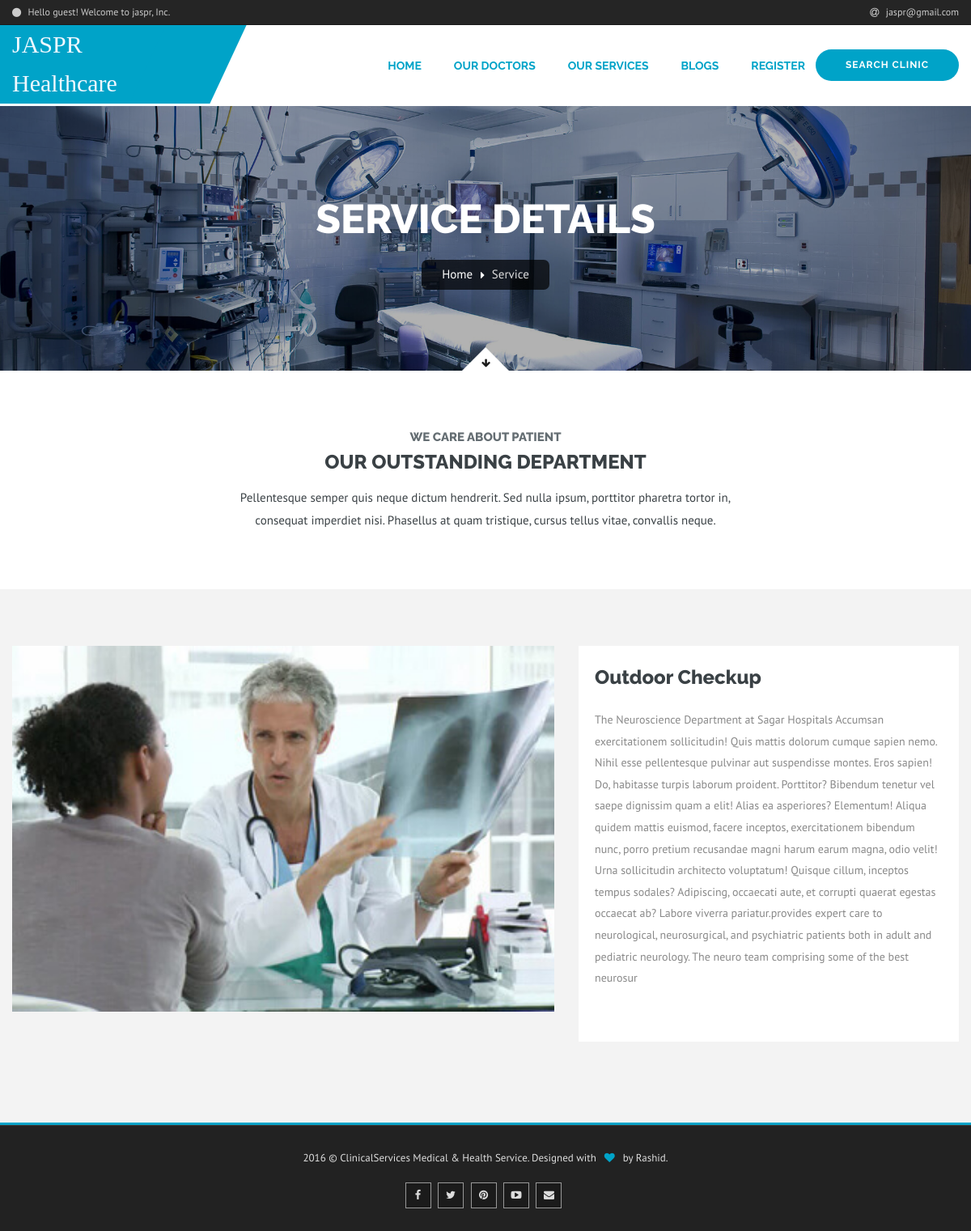
/service_details.php?id=63, run on the app's committed database.
### tables this page shows
CREATE TABLE `services` (
  `id` int(10) UNSIGNED NOT NULL,
  `service_name` varchar(255) NOT NULL,
  `description` text NOT NULL,
  `service_image` text NOT NULL,
  `created_at` datetime NOT NULL DEFAULT current_timestamp(),
  `updated_at` timestamp NOT NULL DEFAULT current_timestamp()
);

### service_details.php (the view, shortened to what this page needs)
 <?php include "includes/header.php" ?> <html>
<link href="css/bootstrap.min.css" rel="stylesheet">
<link href="css/style.css" rel="stylesheet">
<link href="css/bootstrap-margin-padding.css" rel="stylesheet">
<link href="css/responsive.css" rel="stylesheet">
<link href="vendor/jquery-ui/jquery-ui.css" rel="stylesheet">
<link href="vendor/time-picker/jquery.timepicker.css" rel="stylesheet">
    <section class="page-title"  data-bg-img="images/background/page-title-1.jpg ">
        <div class="auto-container">
            <h1>Service Details</h1>
            <ul class="bread-crumb">
            	<li><a href="index.php">Home</a></li>
                <li><a href="#">Service</a></li>
            </ul>
        </div>
        <div class="go-down">
            <div class="curve scroll-to-target" data-target="#sidebar-section"><span class="icon fa fa-arrow-down"></span></div>
        </div>
    </section>
    <div class="desc-box">
        <div class="auto-container">
            <div class="sec-title no-underline">
                <h3>WE CARE ABOUT PATIENT</h3>
                <h2>OUR OUTSTANDING DEPARTMENT</h2>
                <p>Pellentesque semper quis neque dictum hendrerit. Sed nulla ipsum, porttitor pharetra tortor in, <br>consequat imperdiet nisi. Phasellus at quam tristique, cursus tellus vitae, convallis neque. </p>
            </div>
        </div>
    </div>
    <div class="sidebar-section" id="sidebar-section">
        <div class="auto-container">
        	<div class="row clearfix">
                <?php
                if(isset($_GET['id']))
                {
                $id = $_GET['id'];
                $conn =new mysqli('localhost', 'root', '', 'clinical_service');
                $view =  "SELECT * FROM services WHERE id = $id";
                $viewService = mysqli_query($conn,$view);
                while ($row = mysqli_fetch_assoc($viewService))
                {
                ?>
                <div class="col-md-7 col-sm-6 col-xs-12 content-side">
                    <section class="service-details">
                        <figure class="full-image"><a href="#"><img src="<?php echo 'admin/uploads/service_images/'.$row['service_image']; ?>"  alt="<?php echo  ucwords($row['service_name']); ?>"></a></figure>
                    </section>
                </div>
                <div class="col-md-5 col-sm-6 col-xs-12 content-side">
                    <aside class="sidebar service-details">
                        <div class="content-outer" style="padding-bottom: 30px;">
                            <h2><?php echo  ucwords($row['service_name']); ?></h2>
                            <p>
                                <?php echo  ucfirst(substr($row['description'],0,810)); ?>
                            </p>
                            <br>
                        </div>
                    </aside>
                </div>
                    <?php
                }
                }
                else
                {
                    echo "0 results";
                }
                ?>
    		</div>
        </div>
    </div>
    <footer class="main-footer">
    	<div class="footer-bottom">
            <div class="auto-container">
                <div class="copyright">2016 &copy; ClinicalServices Medical &amp; Health Service. Designed with &ensp;<span class="fa fa-heart"></span>&ensp; by Rashid.</div>
                <div class="social-links">
                    <a href="#" class="icon fa fa-facebook-f"></a>
                    <a href="#" class="icon fa fa-twitter"></a>
                    <a href="#" class="icon fa fa-pinterest"></a>
                    <a href="#" class="icon fa fa-youtube-play"></a>
                    <a href="#" class="icon fa fa-envelope"></a>
                </div>
            </div>
        </div>
    </footer>

### data on the page
services: service_image (picture), service_name "Outdoor Checkup", description "The Neuroscience Department at Sagar Hospitals Accumsan exercitationem sollicitudin! Quis mattis dolorum cumque sapien nemo. Nihil esse pellentesque pulvinar aut suspendisse montes. Eros sapien! Do, habitasse turpis laborum proident. Porttitor? Bibendum tenetur vel saepe dignissim quam a elit! Alias ea asperiores? Elementum! Aliqua quidem mattis euismod, facere inceptos, exercitationem bibendum nunc, porro pretium recusandae magni harum earum magna, odio velit! Urna sollicitudin architecto voluptatum! Quisque cillum, inceptos tempus sodales? Adipiscing, occaecati aute, et corrupti quaerat egestas occaecat ab? Labore viverra pariatur.provides expert care to neurological, neurosurgical, and…"
